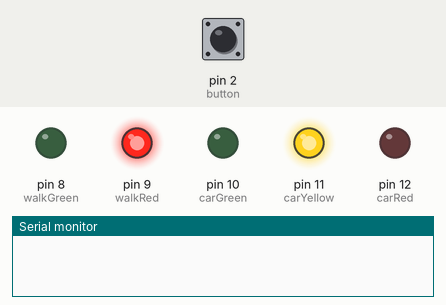
Bench run of a sketch on a simulated Arduino Uno, built with avr-gcc and run on an emulated ATmega328P. Shown: output pins drawn as LEDs (lit = HIGH), the last lines printed to the serial monitor. The test bench sets the inputs (shaded band); at power-on: pin 2 (button) LOW.

Above: at 1.2 s.
1.3 s: pin 2 (button) pulled HIGH for 0.15 s
At 2.4 s:
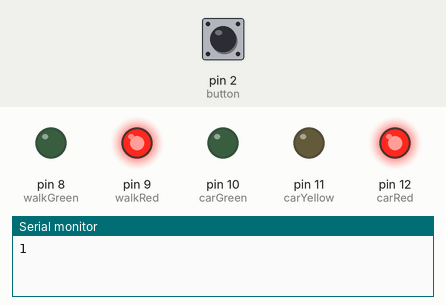
At 3.7 s:
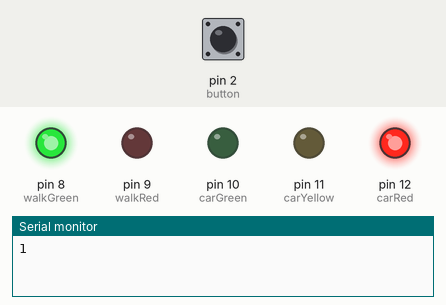
Timing chart, 0 to 15.0 s (numbered marks = the images above; inputs shaded):
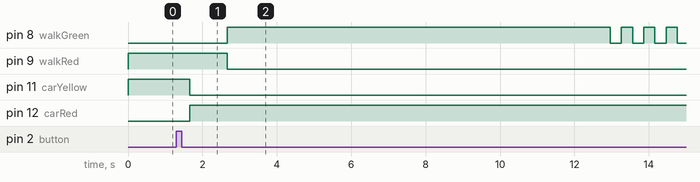

The sketch:

trafikLjus3.ino
```cpp
const byte carRed = 12;
const byte carYellow = 11;
const byte carGreen = 10;
const byte walkRed = 9;
const byte walkGreen = 8;
const byte button = 2;
bool buttonPressed = 0;
bool isRed = 0;
int buttonCounter = 0;

void delayCheckButton(int wait){
	while(wait--){
		if(digitalRead(button)){
			buttonPressed = 1;
			do{
				;
			}while(digitalRead(button));
			buttonCounter++;
		}
		delay(1);
		if(buttonCounter > 2){
			break;
		}
	}
}


void blinkGreen(){
	for(int i=0; i<10;i++){
	delay(300);
	digitalWrite(walkGreen, LOW);
	delay(300);
	digitalWrite(walkGreen, HIGH);
	}
}
void carRedToGreen(){
	digitalWrite(carYellow, HIGH);
	delayCheckButton(1500);
	digitalWrite(carYellow, LOW);
	digitalWrite(carRed, LOW);
	digitalWrite(carGreen, HIGH);
	isRed = 0;
}

void carGreenToRed(){
	digitalWrite(carGreen, LOW);
	digitalWrite(carYellow, HIGH);
	delayCheckButton(1500);
	digitalWrite(carYellow, LOW);
	digitalWrite(carRed, HIGH);
	isRed = 1;
}

void setup(){
	pinMode(walkRed, OUTPUT);
	pinMode(walkGreen, OUTPUT);
	pinMode(carGreen, OUTPUT);
	pinMode(carYellow, OUTPUT);
	pinMode(carRed, OUTPUT);
	pinMode(button, INPUT);
	//Utgångsläge trafikljus rött
	digitalWrite(carGreen, HIGH);
	digitalWrite(walkRed, HIGH);
	Serial.begin(9600);
}

void loop(){
	if(isRed && buttonCounter < 3){
		carRedToGreen();
		}
	else{
		carGreenToRed();
		}
	if(buttonPressed){
		Serial.println(buttonCounter);
		if(!isRed){
			if(buttonCounter>2){
				delay(500);
			}
			else{
				delay(8000);
				}
			carGreenToRed();
			}
		delay(1000);
		digitalWrite(walkGreen, HIGH);
		digitalWrite(walkRed, LOW);
		delay(10000);
		blinkGreen();
		digitalWrite(walkGreen, LOW);
		digitalWrite(walkRed, HIGH);
		buttonPressed = 0;
		delay(1000);
		carRedToGreen();
		buttonCounter = 0;
	}
	delayCheckButton(8000);
}
```

Measured:
- after the input at 1.3 s, pin 8 (walkGreen): LOW → HIGH after 1.4 s, then repeats every 0.60 s: LOW 0.30 s, HIGH 0.30 s; pin 9 (walkRed): HIGH → LOW after 1.4 s; pin 10 (carGreen): stays LOW (without the input it goes to HIGH after 9.8 s)
